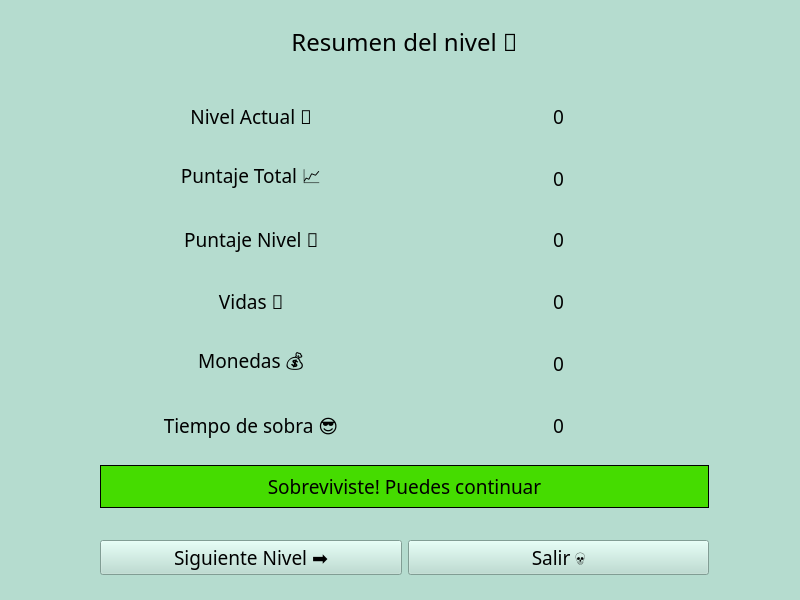
<?xml version="1.0" encoding="UTF-8"?>
<ui version="4.0">
 <class>ventana_post_nivel</class>
 <widget class="QMainWindow" name="ventana_post_nivel">
  <property name="geometry">
   <rect>
    <x>0</x>
    <y>0</y>
    <width>800</width>
    <height>600</height>
   </rect>
  </property>
  <property name="palette">
   <palette>
    <active>
     <colorrole role="WindowText">
      <brush brushstyle="SolidPattern">
       <color alpha="255">
        <red>0</red>
        <green>0</green>
        <blue>0</blue>
       </color>
      </brush>
     </colorrole>
     <colorrole role="Button">
      <brush brushstyle="SolidPattern">
       <color alpha="255">
        <red>181</red>
        <green>220</green>
        <blue>207</blue>
       </color>
      </brush>
     </colorrole>
     <colorrole role="Light">
      <brush brushstyle="SolidPattern">
       <color alpha="255">
        <red>255</red>
        <green>255</green>
        <blue>255</blue>
       </color>
      </brush>
     </colorrole>
     <colorrole role="Midlight">
      <brush brushstyle="SolidPattern">
       <color alpha="255">
        <red>218</red>
        <green>237</green>
        <blue>231</blue>
       </color>
      </brush>
     </colorrole>
     <colorrole role="Dark">
      <brush brushstyle="SolidPattern">
       <color alpha="255">
        <red>90</red>
        <green>110</green>
        <blue>103</blue>
       </color>
      </brush>
     </colorrole>
     <colorrole role="Mid">
      <brush brushstyle="SolidPattern">
       <color alpha="255">
        <red>121</red>
        <green>147</green>
        <blue>138</blue>
       </color>
      </brush>
     </colorrole>
     <colorrole role="Text">
      <brush brushstyle="SolidPattern">
       <color alpha="255">
        <red>0</red>
        <green>0</green>
        <blue>0</blue>
       </color>
      </brush>
     </colorrole>
     <colorrole role="BrightText">
      <brush brushstyle="SolidPattern">
       <color alpha="255">
        <red>255</red>
        <green>255</green>
        <blue>255</blue>
       </color>
      </brush>
     </colorrole>
     <colorrole role="ButtonText">
      <brush brushstyle="SolidPattern">
       <color alpha="255">
        <red>0</red>
        <green>0</green>
        <blue>0</blue>
       </color>
      </brush>
     </colorrole>
     <colorrole role="Base">
      <brush brushstyle="SolidPattern">
       <color alpha="255">
        <red>255</red>
        <green>255</green>
        <blue>255</blue>
       </color>
      </brush>
     </colorrole>
     <colorrole role="Window">
      <brush brushstyle="SolidPattern">
       <color alpha="255">
        <red>181</red>
        <green>220</green>
        <blue>207</blue>
       </color>
      </brush>
     </colorrole>
     <colorrole role="Shadow">
      <brush brushstyle="SolidPattern">
       <color alpha="255">
        <red>0</red>
        <green>0</green>
        <blue>0</blue>
       </color>
      </brush>
     </colorrole>
     <colorrole role="AlternateBase">
      <brush brushstyle="SolidPattern">
       <color alpha="255">
        <red>218</red>
        <green>237</green>
        <blue>231</blue>
       </color>
      </brush>
     </colorrole>
     <colorrole role="ToolTipBase">
      <brush brushstyle="SolidPattern">
       <color alpha="255">
        <red>255</red>
        <green>255</green>
        <blue>220</blue>
       </color>
      </brush>
     </colorrole>
     <colorrole role="ToolTipText">
      <brush brushstyle="SolidPattern">
       <color alpha="255">
        <red>0</red>
        <green>0</green>
        <blue>0</blue>
       </color>
      </brush>
     </colorrole>
     <colorrole role="PlaceholderText">
      <brush brushstyle="NoBrush">
       <color alpha="128">
        <red>0</red>
        <green>0</green>
        <blue>0</blue>
       </color>
      </brush>
     </colorrole>
    </active>
    <inactive>
     <colorrole role="WindowText">
      <brush brushstyle="SolidPattern">
       <color alpha="255">
        <red>0</red>
        <green>0</green>
        <blue>0</blue>
       </color>
      </brush>
     </colorrole>
     <colorrole role="Button">
      <brush brushstyle="SolidPattern">
       <color alpha="255">
        <red>181</red>
        <green>220</green>
        <blue>207</blue>
       </color>
      </brush>
     </colorrole>
     <colorrole role="Light">
      <brush brushstyle="SolidPattern">
       <color alpha="255">
        <red>255</red>
        <green>255</green>
        <blue>255</blue>
       </color>
      </brush>
     </colorrole>
     <colorrole role="Midlight">
      <brush brushstyle="SolidPattern">
       <color alpha="255">
        <red>218</red>
        <green>237</green>
        <blue>231</blue>
       </color>
      </brush>
     </colorrole>
     <colorrole role="Dark">
      <brush brushstyle="SolidPattern">
       <color alpha="255">
        <red>90</red>
        <green>110</green>
        <blue>103</blue>
       </color>
      </brush>
     </colorrole>
     <colorrole role="Mid">
      <brush brushstyle="SolidPattern">
       <color alpha="255">
        <red>121</red>
        <green>147</green>
        <blue>138</blue>
       </color>
      </brush>
     </colorrole>
     <colorrole role="Text">
      <brush brushstyle="SolidPattern">
       <color alpha="255">
        <red>0</red>
        <green>0</green>
        <blue>0</blue>
       </color>
      </brush>
     </colorrole>
     <colorrole role="BrightText">
      <brush brushstyle="SolidPattern">
       <color alpha="255">
        <red>255</red>
        <green>255</green>
        <blue>255</blue>
       </color>
      </brush>
     </colorrole>
     <colorrole role="ButtonText">
      <brush brushstyle="SolidPattern">
       <color alpha="255">
        <red>0</red>
        <green>0</green>
        <blue>0</blue>
       </color>
      </brush>
     </colorrole>
     <colorrole role="Base">
      <brush brushstyle="SolidPattern">
       <color alpha="255">
        <red>255</red>
        <green>255</green>
        <blue>255</blue>
       </color>
      </brush>
     </colorrole>
     <colorrole role="Window">
      <brush brushstyle="SolidPattern">
       <color alpha="255">
        <red>181</red>
        <green>220</green>
        <blue>207</blue>
       </color>
      </brush>
     </colorrole>
     <colorrole role="Shadow">
      <brush brushstyle="SolidPattern">
       <color alpha="255">
        <red>0</red>
        <green>0</green>
        <blue>0</blue>
       </color>
      </brush>
     </colorrole>
     <colorrole role="AlternateBase">
      <brush brushstyle="SolidPattern">
       <color alpha="255">
        <red>218</red>
        <green>237</green>
        <blue>231</blue>
       </color>
      </brush>
     </colorrole>
     <colorrole role="ToolTipBase">
      <brush brushstyle="SolidPattern">
       <color alpha="255">
        <red>255</red>
        <green>255</green>
        <blue>220</blue>
       </color>
      </brush>
     </colorrole>
     <colorrole role="ToolTipText">
      <brush brushstyle="SolidPattern">
       <color alpha="255">
        <red>0</red>
        <green>0</green>
        <blue>0</blue>
       </color>
      </brush>
     </colorrole>
     <colorrole role="PlaceholderText">
      <brush brushstyle="NoBrush">
       <color alpha="128">
        <red>0</red>
        <green>0</green>
        <blue>0</blue>
       </color>
      </brush>
     </colorrole>
    </inactive>
    <disabled>
     <colorrole role="WindowText">
      <brush brushstyle="SolidPattern">
       <color alpha="255">
        <red>90</red>
        <green>110</green>
        <blue>103</blue>
       </color>
      </brush>
     </colorrole>
     <colorrole role="Button">
      <brush brushstyle="SolidPattern">
       <color alpha="255">
        <red>181</red>
        <green>220</green>
        <blue>207</blue>
       </color>
      </brush>
     </colorrole>
     <colorrole role="Light">
      <brush brushstyle="SolidPattern">
       <color alpha="255">
        <red>255</red>
        <green>255</green>
        <blue>255</blue>
       </color>
      </brush>
     </colorrole>
     <colorrole role="Midlight">
      <brush brushstyle="SolidPattern">
       <color alpha="255">
        <red>218</red>
        <green>237</green>
        <blue>231</blue>
       </color>
      </brush>
     </colorrole>
     <colorrole role="Dark">
      <brush brushstyle="SolidPattern">
       <color alpha="255">
        <red>90</red>
        <green>110</green>
        <blue>103</blue>
       </color>
      </brush>
     </colorrole>
     <colorrole role="Mid">
      <brush brushstyle="SolidPattern">
       <color alpha="255">
        <red>121</red>
        <green>147</green>
        <blue>138</blue>
       </color>
      </brush>
     </colorrole>
     <colorrole role="Text">
      <brush brushstyle="SolidPattern">
       <color alpha="255">
        <red>90</red>
        <green>110</green>
        <blue>103</blue>
       </color>
      </brush>
     </colorrole>
     <colorrole role="BrightText">
      <brush brushstyle="SolidPattern">
       <color alpha="255">
        <red>255</red>
        <green>255</green>
        <blue>255</blue>
       </color>
      </brush>
     </colorrole>
     <colorrole role="ButtonText">
      <brush brushstyle="SolidPattern">
       <color alpha="255">
        <red>90</red>
        <green>110</green>
        <blue>103</blue>
       </color>
      </brush>
     </colorrole>
     <colorrole role="Base">
      <brush brushstyle="SolidPattern">
       <color alpha="255">
        <red>181</red>
        <green>220</green>
        <blue>207</blue>
       </color>
      </brush>
     </colorrole>
     <colorrole role="Window">
      <brush brushstyle="SolidPattern">
       <color alpha="255">
        <red>181</red>
        <green>220</green>
        <blue>207</blue>
       </color>
      </brush>
     </colorrole>
     <colorrole role="Shadow">
      <brush brushstyle="SolidPattern">
       <color alpha="255">
        <red>0</red>
        <green>0</green>
        <blue>0</blue>
       </color>
      </brush>
     </colorrole>
     <colorrole role="AlternateBase">
      <brush brushstyle="SolidPattern">
       <color alpha="255">
        <red>181</red>
        <green>220</green>
        <blue>207</blue>
       </color>
      </brush>
     </colorrole>
     <colorrole role="ToolTipBase">
      <brush brushstyle="SolidPattern">
       <color alpha="255">
        <red>255</red>
        <green>255</green>
        <blue>220</blue>
       </color>
      </brush>
     </colorrole>
     <colorrole role="ToolTipText">
      <brush brushstyle="SolidPattern">
       <color alpha="255">
        <red>0</red>
        <green>0</green>
        <blue>0</blue>
       </color>
      </brush>
     </colorrole>
     <colorrole role="PlaceholderText">
      <brush brushstyle="NoBrush">
       <color alpha="128">
        <red>0</red>
        <green>0</green>
        <blue>0</blue>
       </color>
      </brush>
     </colorrole>
    </disabled>
   </palette>
  </property>
  <property name="windowTitle">
   <string>ventana_post_nivel</string>
  </property>
  <property name="windowIcon">
   <iconset>
    <normaloff>../sprites/Personajes/Verde/still.png</normaloff>../sprites/Personajes/Verde/still.png</iconset>
  </property>
  <widget class="QWidget" name="centralwidget">
   <widget class="QWidget" name="verticalLayoutWidget">
    <property name="geometry">
     <rect>
      <x>100</x>
      <y>20</y>
      <width>609</width>
      <height>555</height>
     </rect>
    </property>
    <layout class="QVBoxLayout" name="verticalLayout">
     <item>
      <layout class="QHBoxLayout" name="horizontalLayout_top">
       <item alignment="Qt::AlignHCenter">
        <widget class="QLabel" name="label_top">
         <property name="font">
          <font>
           <family>Trebuchet MS</family>
           <pointsize>18</pointsize>
           <weight>50</weight>
           <bold>false</bold>
          </font>
         </property>
         <property name="text">
          <string>Resumen del nivel 🐸</string>
         </property>
         <property name="alignment">
          <set>Qt::AlignCenter</set>
         </property>
        </widget>
       </item>
      </layout>
     </item>
     <item>
      <spacer name="verticalSpacer">
       <property name="orientation">
        <enum>Qt::Vertical</enum>
       </property>
       <property name="sizeType">
        <enum>QSizePolicy::Fixed</enum>
       </property>
       <property name="sizeHint" stdset="0">
        <size>
         <width>607</width>
         <height>13</height>
        </size>
       </property>
      </spacer>
     </item>
     <item>
      <spacer name="verticalSpacer_2">
       <property name="orientation">
        <enum>Qt::Vertical</enum>
       </property>
       <property name="sizeType">
        <enum>QSizePolicy::Fixed</enum>
       </property>
       <property name="sizeHint" stdset="0">
        <size>
         <width>607</width>
         <height>13</height>
        </size>
       </property>
      </spacer>
     </item>
     <item>
      <layout class="QHBoxLayout" name="horizontalLayout_1">
       <item>
        <widget class="QLabel" name="label_nivel">
         <property name="font">
          <font>
           <family>Trebuchet MS</family>
           <pointsize>14</pointsize>
           <weight>50</weight>
           <bold>false</bold>
          </font>
         </property>
         <property name="text">
          <string>Nivel Actual 🚩</string>
         </property>
         <property name="alignment">
          <set>Qt::AlignCenter</set>
         </property>
        </widget>
       </item>
       <item>
        <widget class="QLabel" name="cont_nivel">
         <property name="font">
          <font>
           <family>Trebuchet MS</family>
           <pointsize>14</pointsize>
           <weight>50</weight>
           <bold>false</bold>
          </font>
         </property>
         <property name="text">
          <string>0</string>
         </property>
         <property name="alignment">
          <set>Qt::AlignCenter</set>
         </property>
        </widget>
       </item>
      </layout>
     </item>
     <item>
      <spacer name="verticalSpacer_3">
       <property name="orientation">
        <enum>Qt::Vertical</enum>
       </property>
       <property name="sizeType">
        <enum>QSizePolicy::Fixed</enum>
       </property>
       <property name="sizeHint" stdset="0">
        <size>
         <width>607</width>
         <height>13</height>
        </size>
       </property>
      </spacer>
     </item>
     <item>
      <layout class="QHBoxLayout" name="horizontalLayout_2">
       <item>
        <widget class="QLabel" name="label_puntaje_total">
         <property name="font">
          <font>
           <family>Trebuchet MS</family>
           <pointsize>14</pointsize>
           <weight>50</weight>
           <bold>false</bold>
          </font>
         </property>
         <property name="text">
          <string>Puntaje Total 📈</string>
         </property>
         <property name="alignment">
          <set>Qt::AlignCenter</set>
         </property>
        </widget>
       </item>
       <item>
        <widget class="QLabel" name="cont_puntaje_total">
         <property name="font">
          <font>
           <family>Trebuchet MS</family>
           <pointsize>14</pointsize>
           <weight>50</weight>
           <bold>false</bold>
          </font>
         </property>
         <property name="text">
          <string>0</string>
         </property>
         <property name="alignment">
          <set>Qt::AlignCenter</set>
         </property>
        </widget>
       </item>
      </layout>
     </item>
     <item>
      <spacer name="verticalSpacer_4">
       <property name="orientation">
        <enum>Qt::Vertical</enum>
       </property>
       <property name="sizeType">
        <enum>QSizePolicy::Fixed</enum>
       </property>
       <property name="sizeHint" stdset="0">
        <size>
         <width>607</width>
         <height>13</height>
        </size>
       </property>
      </spacer>
     </item>
     <item>
      <layout class="QHBoxLayout" name="horizontalLayout_3">
       <item>
        <widget class="QLabel" name="label_puntaje_nivel">
         <property name="font">
          <font>
           <family>Trebuchet MS</family>
           <pointsize>14</pointsize>
           <weight>50</weight>
           <bold>false</bold>
          </font>
         </property>
         <property name="text">
          <string>Puntaje Nivel 🎯</string>
         </property>
         <property name="alignment">
          <set>Qt::AlignCenter</set>
         </property>
        </widget>
       </item>
       <item>
        <widget class="QLabel" name="cont_puntaje_nivel">
         <property name="font">
          <font>
           <family>Trebuchet MS</family>
           <pointsize>14</pointsize>
           <weight>50</weight>
           <bold>false</bold>
          </font>
         </property>
         <property name="text">
          <string>0</string>
         </property>
         <property name="alignment">
          <set>Qt::AlignCenter</set>
         </property>
        </widget>
       </item>
      </layout>
     </item>
     <item>
      <spacer name="verticalSpacer_6">
       <property name="orientation">
        <enum>Qt::Vertical</enum>
       </property>
       <property name="sizeType">
        <enum>QSizePolicy::Fixed</enum>
       </property>
       <property name="sizeHint" stdset="0">
        <size>
         <width>607</width>
         <height>13</height>
        </size>
       </property>
      </spacer>
     </item>
     <item>
      <layout class="QHBoxLayout" name="horizontalLayout_4">
       <item>
        <widget class="QLabel" name="label_vidas">
         <property name="font">
          <font>
           <family>Trebuchet MS</family>
           <pointsize>14</pointsize>
           <weight>50</weight>
           <bold>false</bold>
          </font>
         </property>
         <property name="text">
          <string>Vidas 💚</string>
         </property>
         <property name="alignment">
          <set>Qt::AlignCenter</set>
         </property>
        </widget>
       </item>
       <item>
        <widget class="QLabel" name="cont_vidas">
         <property name="font">
          <font>
           <family>Trebuchet MS</family>
           <pointsize>14</pointsize>
           <weight>50</weight>
           <bold>false</bold>
          </font>
         </property>
         <property name="text">
          <string>0</string>
         </property>
         <property name="alignment">
          <set>Qt::AlignCenter</set>
         </property>
        </widget>
       </item>
      </layout>
     </item>
     <item>
      <spacer name="verticalSpacer_5">
       <property name="orientation">
        <enum>Qt::Vertical</enum>
       </property>
       <property name="sizeType">
        <enum>QSizePolicy::Fixed</enum>
       </property>
       <property name="sizeHint" stdset="0">
        <size>
         <width>607</width>
         <height>13</height>
        </size>
       </property>
      </spacer>
     </item>
     <item>
      <layout class="QHBoxLayout" name="horizontalLayout_5">
       <item>
        <widget class="QLabel" name="label_monedas">
         <property name="font">
          <font>
           <family>Trebuchet MS</family>
           <pointsize>14</pointsize>
           <weight>50</weight>
           <bold>false</bold>
          </font>
         </property>
         <property name="text">
          <string>Monedas 💰</string>
         </property>
         <property name="alignment">
          <set>Qt::AlignCenter</set>
         </property>
        </widget>
       </item>
       <item>
        <widget class="QLabel" name="cont_monedas">
         <property name="font">
          <font>
           <family>Trebuchet MS</family>
           <pointsize>14</pointsize>
           <weight>50</weight>
           <bold>false</bold>
          </font>
         </property>
         <property name="text">
          <string>0</string>
         </property>
         <property name="alignment">
          <set>Qt::AlignCenter</set>
         </property>
        </widget>
       </item>
      </layout>
     </item>
     <item>
      <spacer name="verticalSpacer_10">
       <property name="orientation">
        <enum>Qt::Vertical</enum>
       </property>
       <property name="sizeType">
        <enum>QSizePolicy::Fixed</enum>
       </property>
       <property name="sizeHint" stdset="0">
        <size>
         <width>607</width>
         <height>13</height>
        </size>
       </property>
      </spacer>
     </item>
     <item>
      <layout class="QHBoxLayout" name="horizontalLayout_8">
       <item>
        <widget class="QLabel" name="label_tiempo">
         <property name="font">
          <font>
           <family>Trebuchet MS</family>
           <pointsize>14</pointsize>
           <weight>50</weight>
           <bold>false</bold>
          </font>
         </property>
         <property name="text">
          <string>Tiempo de sobra 😎</string>
         </property>
         <property name="alignment">
          <set>Qt::AlignCenter</set>
         </property>
        </widget>
       </item>
       <item>
        <widget class="QLabel" name="cont_tiempo">
         <property name="font">
          <font>
           <family>Trebuchet MS</family>
           <pointsize>14</pointsize>
           <weight>50</weight>
           <bold>false</bold>
          </font>
         </property>
         <property name="text">
          <string>0</string>
         </property>
         <property name="alignment">
          <set>Qt::AlignCenter</set>
         </property>
        </widget>
       </item>
      </layout>
     </item>
     <item>
      <spacer name="verticalSpacer_7">
       <property name="orientation">
        <enum>Qt::Vertical</enum>
       </property>
       <property name="sizeType">
        <enum>QSizePolicy::Fixed</enum>
       </property>
       <property name="sizeHint" stdset="0">
        <size>
         <width>607</width>
         <height>13</height>
        </size>
       </property>
      </spacer>
     </item>
     <item>
      <layout class="QHBoxLayout" name="horizontalLayout_6">
       <item>
        <widget class="QLabel" name="notificacion_estado">
         <property name="palette">
          <palette>
           <active>
            <colorrole role="WindowText">
             <brush brushstyle="SolidPattern">
              <color alpha="255">
               <red>0</red>
               <green>0</green>
               <blue>0</blue>
              </color>
             </brush>
            </colorrole>
            <colorrole role="Button">
             <brush brushstyle="SolidPattern">
              <color alpha="255">
               <red>69</red>
               <green>220</green>
               <blue>0</blue>
              </color>
             </brush>
            </colorrole>
            <colorrole role="Light">
             <brush brushstyle="SolidPattern">
              <color alpha="255">
               <red>131</red>
               <green>255</green>
               <blue>75</blue>
              </color>
             </brush>
            </colorrole>
            <colorrole role="Midlight">
             <brush brushstyle="SolidPattern">
              <color alpha="255">
               <red>100</red>
               <green>237</green>
               <blue>37</blue>
              </color>
             </brush>
            </colorrole>
            <colorrole role="Dark">
             <brush brushstyle="SolidPattern">
              <color alpha="255">
               <red>34</red>
               <green>110</green>
               <blue>0</blue>
              </color>
             </brush>
            </colorrole>
            <colorrole role="Mid">
             <brush brushstyle="SolidPattern">
              <color alpha="255">
               <red>46</red>
               <green>147</green>
               <blue>0</blue>
              </color>
             </brush>
            </colorrole>
            <colorrole role="Text">
             <brush brushstyle="SolidPattern">
              <color alpha="255">
               <red>0</red>
               <green>0</green>
               <blue>0</blue>
              </color>
             </brush>
            </colorrole>
            <colorrole role="BrightText">
             <brush brushstyle="SolidPattern">
              <color alpha="255">
               <red>255</red>
               <green>255</green>
               <blue>255</blue>
              </color>
             </brush>
            </colorrole>
            <colorrole role="ButtonText">
             <brush brushstyle="SolidPattern">
              <color alpha="255">
               <red>0</red>
               <green>0</green>
               <blue>0</blue>
              </color>
             </brush>
            </colorrole>
            <colorrole role="Base">
             <brush brushstyle="SolidPattern">
              <color alpha="255">
               <red>255</red>
               <green>255</green>
               <blue>255</blue>
              </color>
             </brush>
            </colorrole>
            <colorrole role="Window">
             <brush brushstyle="SolidPattern">
              <color alpha="255">
               <red>69</red>
               <green>220</green>
               <blue>0</blue>
              </color>
             </brush>
            </colorrole>
            <colorrole role="Shadow">
             <brush brushstyle="SolidPattern">
              <color alpha="255">
               <red>0</red>
               <green>0</green>
               <blue>0</blue>
              </color>
             </brush>
            </colorrole>
            <colorrole role="AlternateBase">
             <brush brushstyle="SolidPattern">
              <color alpha="255">
               <red>162</red>
               <green>237</green>
               <blue>127</blue>
              </color>
             </brush>
            </colorrole>
            <colorrole role="ToolTipBase">
             <brush brushstyle="SolidPattern">
              <color alpha="255">
               <red>255</red>
               <green>255</green>
               <blue>220</blue>
              </color>
             </brush>
            </colorrole>
            <colorrole role="ToolTipText">
             <brush brushstyle="SolidPattern">
              <color alpha="255">
               <red>0</red>
               <green>0</green>
               <blue>0</blue>
              </color>
             </brush>
            </colorrole>
            <colorrole role="PlaceholderText">
             <brush brushstyle="NoBrush">
              <color alpha="128">
               <red>0</red>
               <green>0</green>
               <blue>0</blue>
              </color>
             </brush>
            </colorrole>
           </active>
           <inactive>
            <colorrole role="WindowText">
             <brush brushstyle="SolidPattern">
              <color alpha="255">
               <red>0</red>
               <green>0</green>
               <blue>0</blue>
              </color>
             </brush>
            </colorrole>
            <colorrole role="Button">
             <brush brushstyle="SolidPattern">
              <color alpha="255">
               <red>69</red>
               <green>220</green>
               <blue>0</blue>
              </color>
             </brush>
            </colorrole>
            <colorrole role="Light">
             <brush brushstyle="SolidPattern">
              <color alpha="255">
               <red>131</red>
               <green>255</green>
               <blue>75</blue>
              </color>
             </brush>
            </colorrole>
            <colorrole role="Midlight">
             <brush brushstyle="SolidPattern">
              <color alpha="255">
               <red>100</red>
               <green>237</green>
               <blue>37</blue>
              </color>
             </brush>
            </colorrole>
            <colorrole role="Dark">
             <brush brushstyle="SolidPattern">
              <color alpha="255">
               <red>34</red>
               <green>110</green>
               <blue>0</blue>
              </color>
             </brush>
            </colorrole>
            <colorrole role="Mid">
             <brush brushstyle="SolidPattern">
              <color alpha="255">
               <red>46</red>
               <green>147</green>
               <blue>0</blue>
              </color>
             </brush>
            </colorrole>
            <colorrole role="Text">
             <brush brushstyle="SolidPattern">
              <color alpha="255">
               <red>0</red>
               <green>0</green>
               <blue>0</blue>
              </color>
             </brush>
            </colorrole>
            <colorrole role="BrightText">
             <brush brushstyle="SolidPattern">
              <color alpha="255">
               <red>255</red>
               <green>255</green>
               <blue>255</blue>
              </color>
             </brush>
            </colorrole>
            <colorrole role="ButtonText">
             <brush brushstyle="SolidPattern">
              <color alpha="255">
               <red>0</red>
               <green>0</green>
               <blue>0</blue>
              </color>
             </brush>
            </colorrole>
            <colorrole role="Base">
             <brush brushstyle="SolidPattern">
              <color alpha="255">
               <red>255</red>
               <green>255</green>
               <blue>255</blue>
              </color>
             </brush>
            </colorrole>
            <colorrole role="Window">
             <brush brushstyle="SolidPattern">
              <color alpha="255">
               <red>69</red>
               <green>220</green>
               <blue>0</blue>
              </color>
             </brush>
            </colorrole>
            <colorrole role="Shadow">
             <brush brushstyle="SolidPattern">
              <color alpha="255">
               <red>0</red>
               <green>0</green>
               <blue>0</blue>
              </color>
             </brush>
            </colorrole>
            <colorrole role="AlternateBase">
             <brush brushstyle="SolidPattern">
              <color alpha="255">
               <red>162</red>
               <green>237</green>
               <blue>127</blue>
              </color>
             </brush>
            </colorrole>
            <colorrole role="ToolTipBase">
             <brush brushstyle="SolidPattern">
              <color alpha="255">
               <red>255</red>
               <green>255</green>
               <blue>220</blue>
              </color>
             </brush>
            </colorrole>
            <colorrole role="ToolTipText">
             <brush brushstyle="SolidPattern">
              <color alpha="255">
               <red>0</red>
               <green>0</green>
               <blue>0</blue>
              </color>
             </brush>
            </colorrole>
            <colorrole role="PlaceholderText">
             <brush brushstyle="NoBrush">
              <color alpha="128">
               <red>0</red>
               <green>0</green>
               <blue>0</blue>
              </color>
             </brush>
            </colorrole>
           </inactive>
           <disabled>
            <colorrole role="WindowText">
             <brush brushstyle="SolidPattern">
              <color alpha="255">
               <red>34</red>
               <green>110</green>
               <blue>0</blue>
              </color>
             </brush>
            </colorrole>
            <colorrole role="Button">
             <brush brushstyle="SolidPattern">
              <color alpha="255">
               <red>69</red>
               <green>220</green>
               <blue>0</blue>
              </color>
             </brush>
            </colorrole>
            <colorrole role="Light">
             <brush brushstyle="SolidPattern">
              <color alpha="255">
               <red>131</red>
               <green>255</green>
               <blue>75</blue>
              </color>
             </brush>
            </colorrole>
            <colorrole role="Midlight">
             <brush brushstyle="SolidPattern">
              <color alpha="255">
               <red>100</red>
               <green>237</green>
               <blue>37</blue>
              </color>
             </brush>
            </colorrole>
            <colorrole role="Dark">
             <brush brushstyle="SolidPattern">
              <color alpha="255">
               <red>34</red>
               <green>110</green>
               <blue>0</blue>
              </color>
             </brush>
            </colorrole>
            <colorrole role="Mid">
             <brush brushstyle="SolidPattern">
              <color alpha="255">
               <red>46</red>
               <green>147</green>
               <blue>0</blue>
              </color>
             </brush>
            </colorrole>
            <colorrole role="Text">
             <brush brushstyle="SolidPattern">
              <color alpha="255">
               <red>34</red>
               <green>110</green>
               <blue>0</blue>
              </color>
             </brush>
            </colorrole>
            <colorrole role="BrightText">
             <brush brushstyle="SolidPattern">
              <color alpha="255">
               <red>255</red>
               <green>255</green>
               <blue>255</blue>
              </color>
             </brush>
            </colorrole>
            <colorrole role="ButtonText">
             <brush brushstyle="SolidPattern">
              <color alpha="255">
               <red>34</red>
               <green>110</green>
               <blue>0</blue>
              </color>
             </brush>
            </colorrole>
            <colorrole role="Base">
             <brush brushstyle="SolidPattern">
              <color alpha="255">
               <red>69</red>
               <green>220</green>
               <blue>0</blue>
              </color>
             </brush>
            </colorrole>
            <colorrole role="Window">
             <brush brushstyle="SolidPattern">
              <color alpha="255">
               <red>69</red>
               <green>220</green>
               <blue>0</blue>
              </color>
             </brush>
            </colorrole>
            <colorrole role="Shadow">
             <brush brushstyle="SolidPattern">
              <color alpha="255">
               <red>0</red>
               <green>0</green>
               <blue>0</blue>
              </color>
             </brush>
            </colorrole>
            <colorrole role="AlternateBase">
             <brush brushstyle="SolidPattern">
              <color alpha="255">
               <red>69</red>
               <green>220</green>
               <blue>0</blue>
              </color>
             </brush>
            </colorrole>
            <colorrole role="ToolTipBase">
             <brush brushstyle="SolidPattern">
              <color alpha="255">
               <red>255</red>
               <green>255</green>
               <blue>220</blue>
              </color>
             </brush>
            </colorrole>
            <colorrole role="ToolTipText">
             <brush brushstyle="SolidPattern">
              <color alpha="255">
               <red>0</red>
               <green>0</green>
               <blue>0</blue>
              </color>
             </brush>
            </colorrole>
            <colorrole role="PlaceholderText">
             <brush brushstyle="NoBrush">
              <color alpha="128">
               <red>0</red>
               <green>0</green>
               <blue>0</blue>
              </color>
             </brush>
            </colorrole>
           </disabled>
          </palette>
         </property>
         <property name="font">
          <font>
           <family>Trebuchet MS</family>
           <pointsize>14</pointsize>
          </font>
         </property>
         <property name="autoFillBackground">
          <bool>true</bool>
         </property>
         <property name="frameShape">
          <enum>QFrame::Box</enum>
         </property>
         <property name="text">
          <string>Sobreviviste! Puedes continuar</string>
         </property>
         <property name="alignment">
          <set>Qt::AlignCenter</set>
         </property>
        </widget>
       </item>
      </layout>
     </item>
     <item>
      <spacer name="verticalSpacer_8">
       <property name="orientation">
        <enum>Qt::Vertical</enum>
       </property>
       <property name="sizeType">
        <enum>QSizePolicy::Fixed</enum>
       </property>
       <property name="sizeHint" stdset="0">
        <size>
         <width>607</width>
         <height>13</height>
        </size>
       </property>
      </spacer>
     </item>
     <item>
      <spacer name="verticalSpacer_9">
       <property name="orientation">
        <enum>Qt::Vertical</enum>
       </property>
       <property name="sizeType">
        <enum>QSizePolicy::Fixed</enum>
       </property>
       <property name="sizeHint" stdset="0">
        <size>
         <width>607</width>
         <height>13</height>
        </size>
       </property>
      </spacer>
     </item>
     <item>
      <layout class="QHBoxLayout" name="horizontalLayout">
       <item>
        <widget class="QPushButton" name="boton_siguiente_nivel">
         <property name="font">
          <font>
           <family>Trebuchet MS</family>
           <pointsize>14</pointsize>
          </font>
         </property>
         <property name="text">
          <string>Siguiente Nivel ➡</string>
         </property>
        </widget>
       </item>
       <item>
        <widget class="QPushButton" name="boton_salir">
         <property name="font">
          <font>
           <family>Trebuchet MS</family>
           <pointsize>14</pointsize>
          </font>
         </property>
         <property name="text">
          <string>Salir 💀</string>
         </property>
        </widget>
       </item>
      </layout>
     </item>
    </layout>
   </widget>
   <widget class="QWidget" name="horizontalLayoutWidget_3">
    <property name="geometry">
     <rect>
      <x>630</x>
      <y>80</y>
      <width>151</width>
      <height>341</height>
     </rect>
    </property>
    <layout class="QHBoxLayout" name="horizontalLayout_7">
     <item>
      <widget class="QLabel" name="label">
       <property name="text">
        <string/>
       </property>
       <property name="pixmap">
        <pixmap>../sprites/Mapa/elementos/cactus.png</pixmap>
       </property>
       <property name="scaledContents">
        <bool>true</bool>
       </property>
      </widget>
     </item>
    </layout>
   </widget>
   <widget class="QLabel" name="label_2">
    <property name="geometry">
     <rect>
      <x>20</x>
      <y>190</y>
      <width>101</width>
      <height>141</height>
     </rect>
    </property>
    <property name="text">
     <string/>
    </property>
    <property name="pixmap">
     <pixmap>../sprites/Personajes/Verde/right_1.png</pixmap>
    </property>
    <property name="scaledContents">
     <bool>true</bool>
    </property>
   </widget>
  </widget>
 </widget>
 <resources/>
 <connections/>
</ui>
